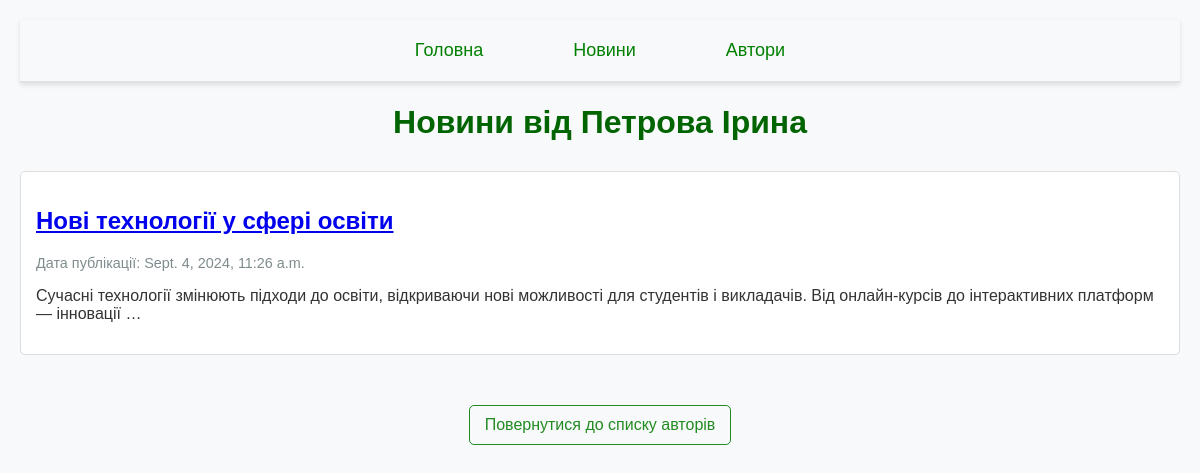
The app's page /authors/1/news/ with its own data.
### newss/models.py (models this page shows, shortened)
class Author(models.Model):
    first_name = models.CharField(max_length=100)
    last_name = models.CharField(max_length=100)
    bio = models.TextField()

class News(models.Model):
    title = models.CharField(max_length=200)
    author = models.ForeignKey(Author, on_delete=models.CASCADE, related_name='news')
    pub_date = models.DateTimeField('Дата публікації')
    full_text = models.TextField()

### newss/views.py (the view)
# urls.py: path('authors/<int:author_id>/news/', views.author_news, name='author_articles'),
def author_news(request, author_id):
    author = get_object_or_404(Author, pk=author_id)
    author_news = News.objects.filter(author=author).order_by('-pub_date')
    return render(request, 'news/author_news.html', {'author': author, 'author_news': author_news})

### newss/templates/news/author_news.html (shortened to what this page needs)
<!DOCTYPE html>
<html lang="en">
<head>
    {% load static %}
    <link rel="stylesheet" type="text/css" href="{% static 'css_styles/author_news_style.css' %}">
</head>
<body>
    {% include 'news/header.html' %}
    <div class="container">
        <h1>Новини від {{ author.first_name }} {{ author.last_name }}</h1>
        <ul class="news-list">
            {% for news in author_news %}
                <li class="news-item">
                    <h2 class="news-title">
                        <a href="{% url 'news_detail' news.id %}">{{ news.title }}</a>
                    </h2>
                    <p class="news-meta">Дата публікації: {{ news.pub_date }}</p>
                    <p>{{ news.full_text|truncatewords:20 }}</p>
                </li>
            {% empty %}
                <li>У цього автора ще немає новин.</li>
            {% endfor %}
        </ul>
        <div class="back-link-container">
            <a class="back-link" href="{% url 'authors' %}">Повернутися до списку авторів</a>
        </div>
    </div>
</body>
</html>

### newss/static/css_styles/author_news_style.css (style rules this page uses)
body { font-family: Arial, sans-serif; background-color: #f8f9fa; color: #333; margin: 0; padding: 20px; }
h1 { text-align: center; color: #006400; margin-bottom: 30px; }
.news-list { list-style-type: none; padding: 0; margin: 0; }
.news-item { border: 1px solid #ddd; border-radius: 5px; padding: 15px; margin: 10px 0; background-color: #fff; transition: box-shadow 0.3s; }
.news-title { font-size: 1.5em; color: #008000; }
.news-meta { font-size: 0.9em; color: #7f8c8d; }
.back-link { display: inline-block; margin-top: 20px; text-decoration: none; color: #228B22; padding: 10px 15px; background-color: #f8f9fa; border: 1px solid #228B22; border-radius: 5px; text-align: center; }
.back-link-container { display: flex; justify-content: center; margin-top: 30px; }

### records on screen
Author: first_name "Петрова", last_name "Ірина"
News: title "Нові технології у сфері освіти", pub_date "Sept. 4, 2024, 11:26 a.m.", full_text "Сучасні технології змінюють підходи до освіти, відкриваючи нові можливості для студентів і викладачів. Від онлайн-курсів до інтерактивних платформ — інновації …"
